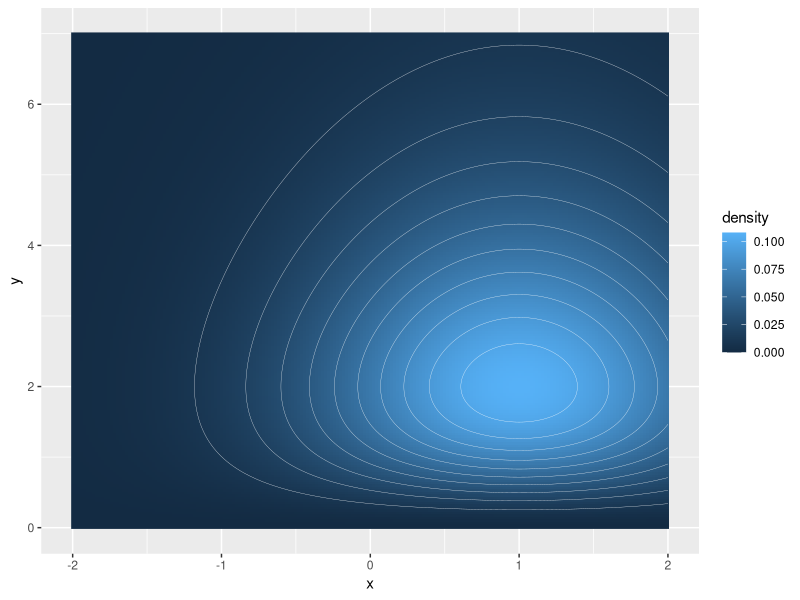

R code for this plot:

library(tidyverse)

n <- 201

x_upper <- 2
x_lower <- -2

y_upper <- 7
y_lower <- 0

x <- seq(from = x_lower, to = x_upper, by = (x_upper - x_lower)/(n-1))
y <- seq(from = y_lower, to = y_upper, by = (y_upper - y_lower)/(n-1))

tib_x <- rep(x, times = n)
tib_y <- rep(y, each = n)

m <- tibble(x = tib_x, y = tib_y, 
            density = dnorm(x, mean = 1, sd = 1) * dgamma(y, shape = 3, rate = 1))


pic <- ggplot(m, aes(x, y, z = density)) + 
        geom_raster(aes(fill = density)) + 
        geom_contour(colour = "white", size = 0.1)
plot(pic)
